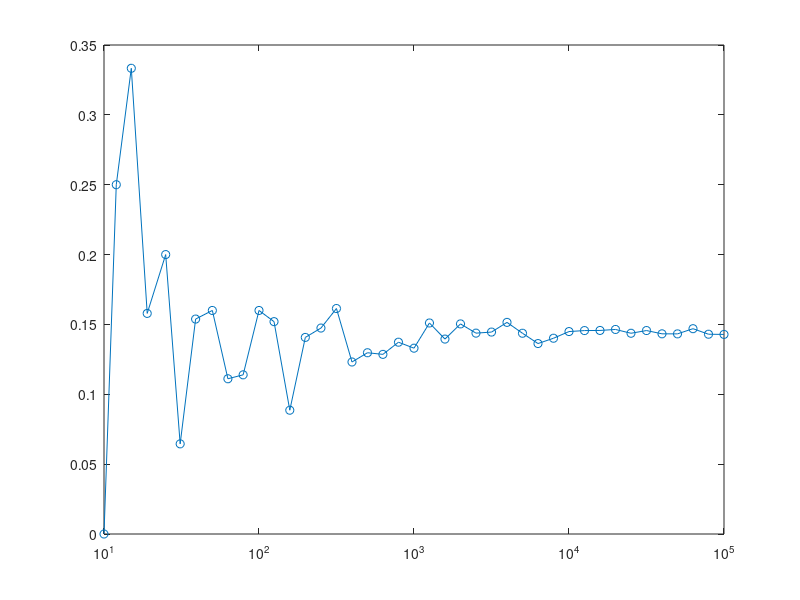

Recreate this plot in MATLAB. (Note: this script raises an error after producing the figure.)
%numerical intergral of f(u) 
f = @(u) 1./(u.^2 + (1./(u.^4)));
I = integral(f,0,1);


%{
integral approx.
row vectors contaning the varriable exponenet of renditions of N, a row
vector to hold the values of E(N)and the 2 vectors that will be ploted 
against echother to obtain the  of the estimated integral as a function of
N 
%}
values_of_n = (1: 0.1 : 5);
points_under_f_for_givenN = zeros(1,length(values_of_n));

values_of_N = zeros(1,length(values_of_n));
ratio_of_points = zeros(1,length(values_of_n));

%{
nested loops to cycle thought renditions of N and
random point genarations N number of times
%}

for i = 1:length(values_of_n)

    N = floor(10.^values_of_n(i));
    counter_for_points_undr_f = 0;
    
     for j = 1:N
      x = rand;
      y = rand; 

      if y < f(x)
          counter_for_points_undr_f = counter_for_points_undr_f + 1;
      end
     end
      points_under_f_for_givenN(i) = counter_for_points_undr_f;
end

%{
now we have a vector full of the renditions of the exponent n and 
the number of point that we "under the curve" and need to get the ratio 
of points below the curve, as well as the N values to obtain the plot of the
estimate of the integral for a given value of N
%}


for k = 1:length(values_of_n)
    values_of_N(k) = floor(10.^values_of_n(k));
    ratio_of_points(k) = points_under_f_for_givenN(k)./(values_of_N(k));
end

plot(values_of_N,ratio_of_points,'o-');
set(gca, 'XScale', 'log');
hold on
yline(I,'g--');
hold off
xlabel('N (number of points sampled)(In log scale)');
ylabel('E(N)');
title('Monte Carlo Estimate of the Integral for Varrious Sample Sizes');
grid on
legend('Monte Carlo estimate', 'True value of integral');

